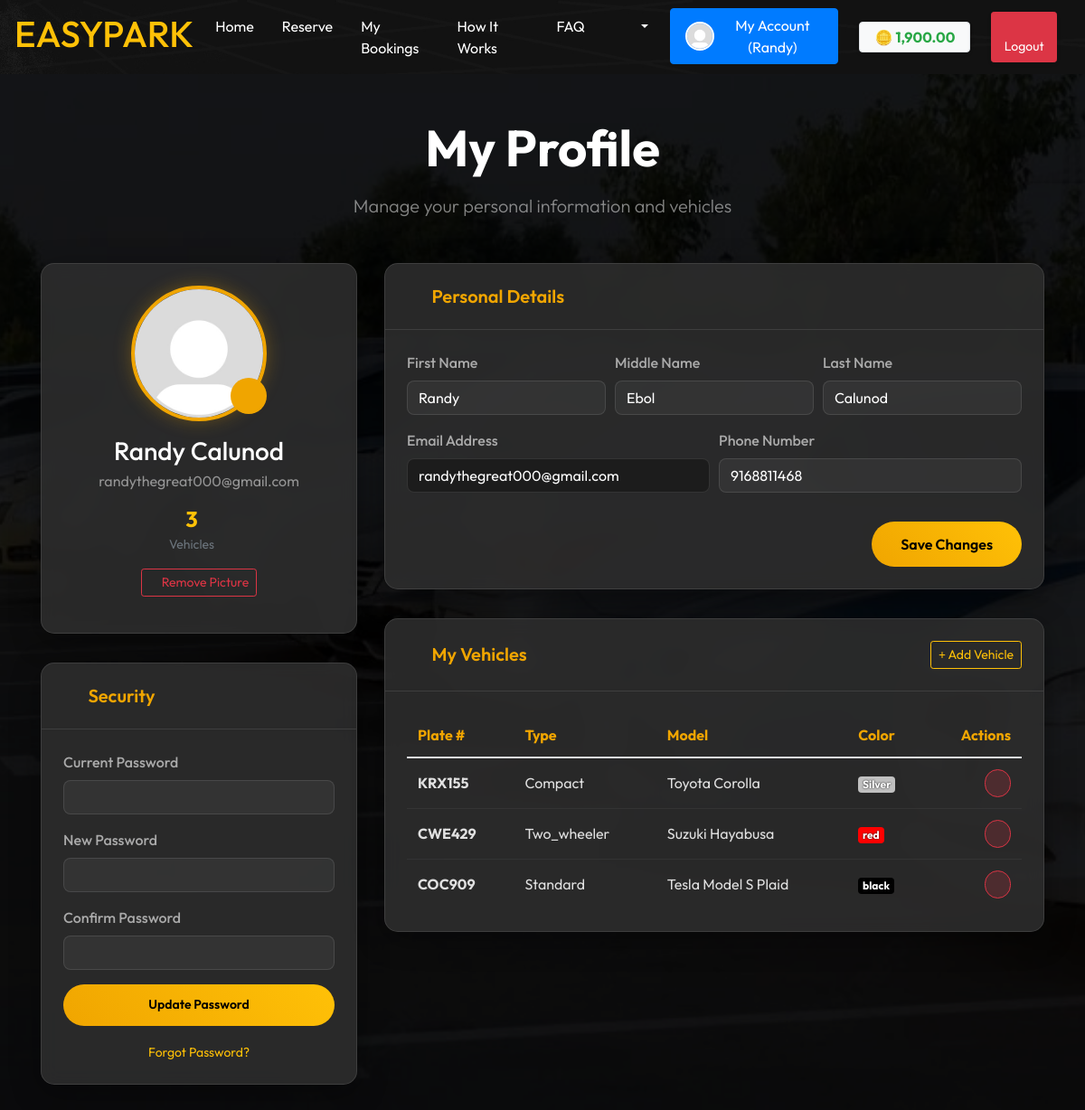
The app's page /profile.php (signed in) with its own data.
### tables this page shows
CREATE TABLE `users` (
  `user_id` int(11) NOT NULL,
  `first_name` varchar(50) NOT NULL,
  `middle_name` varchar(50) DEFAULT NULL,
  `last_name` varchar(50) NOT NULL,
  `email` varchar(100) NOT NULL,
  `password` varchar(255) NOT NULL,
  `phone` varchar(20) DEFAULT NULL,
  `user_type` enum('admin','staff','client') NOT NULL DEFAULT 'client',
  `security_word` varchar(255) NOT NULL,
  `created_at` timestamp NULL DEFAULT current_timestamp(),
  `updated_at` timestamp NULL DEFAULT NULL ON UPDATE current_timestamp(),
  `is_active` tinyint(1) NOT NULL DEFAULT 1,
  `image` varchar(255) DEFAULT 'default.jpg',
  `coins` decimal(10,2) NOT NULL DEFAULT 0.00
);

CREATE TABLE `vehicles` (
  `vehicle_id` int(11) NOT NULL,
  `user_id` int(11) NOT NULL,
  `plate_number` varchar(20) NOT NULL,
  `model_id` int(11) NOT NULL,
  `color` varchar(50) NOT NULL,
  `created_at` timestamp NULL DEFAULT current_timestamp(),
  `updated_at` timestamp NULL DEFAULT NULL ON UPDATE current_timestamp()
);

CREATE TABLE `Vehicle_Models` (
  `model_id` int(11) NOT NULL,
  `brand` varchar(50) NOT NULL,
  `model` varchar(50) NOT NULL,
  `type` enum('two_wheeler','compact','standard','large') NOT NULL
);

### profile.php (the view, shortened to what this page needs)
<?php
require_once 'includes/db.php';
$user_id = $_SESSION['user_id'];
?>
<?php
$stmt = $pdo->prepare('SELECT * FROM users WHERE user_id = ?');
$stmt->execute([$user_id]);
$userData = $stmt->fetch(PDO::FETCH_ASSOC);
$stmt = $pdo->prepare('SELECT v.*, vm.brand, vm.model, vm.type FROM vehicles v LEFT JOIN Vehicle_Models vm ON v.model_id = vm.model_id WHERE v.user_id = ?');
$stmt->execute([$user_id]);
$vehicles = $stmt->fetchAll(PDO::FETCH_ASSOC);
?>
<!DOCTYPE html>
<html lang="en">
<head>
  <link rel="stylesheet" href="css/bootstrap.min.css">
</head>
<body>
  <?php include 'includes/client_navbar.php'; ?>
  <div class="container pb-5 pt-5">
    <div class="text-center mb-5">
      <h1 class="display-4 font-weight-bold text-white mb-3">My Profile</h1>
      <p class="lead text-white-50">Manage your personal information and vehicles</p>
    </div>
    <div class="row">
      <div class="col-lg-4">
        <div class="custom-card text-center pb-3">
          <div class="card-body">
            <?php
            $profilePic = (!empty($userData['image']) && file_exists('images/' . $userData['image'])) ? 'images/' . $userData['image'] : 'images/default.jpg';
            ?>
            <div class="profile-pic-container mb-3">
              <img src="<?= htmlspecialchars($profilePic) ?>" alt="Profile" class="profile-pic" id="avatarPreview">
              <label for="profilePicInput" class="profile-pic-edit" title="Change Picture">
                <i class="fa fa-camera"></i>
              </label>
            </div>
            <h3 class="text-white mb-1"><?= htmlspecialchars($userData['first_name'] . ' ' . $userData['last_name']) ?>
            </h3>
            <p class="text-white-50 mb-3"><?= htmlspecialchars($userData['email']) ?></p>
            <div class="d-flex justify-content-center">
              <div class="mr-3">
                <span class="d-block font-weight-bold h4 text-warning mb-0"><?= count($vehicles) ?></span>
                <small class="text-muted">Vehicles</small>
              </div>
            </div>
            <?php if (!empty($userData['image']) && $userData['image'] !== 'default.jpg'): ?>
              <form method="POST" class="mt-3">
                <button type="submit" class="btn btn-sm btn-outline-danger"
                  onclick="return confirm('Delete profile picture?')">
                  <i class="fa fa-trash"></i> Remove Picture
                </button>
              </form>
            <?php endif; ?>
          </div>
        </div>
        <div class="custom-card">
          <div class="card-header">
            <h5 class="card-title"><i class="fa fa-shield mr-2"></i> Security</h5>
          </div>
          <div class="card-body">
            <form method="POST">
              <div class="form-group">
                <label>Current Password</label>
                <input type="password" name="current_password" class="form-control" required>
              </div>
              <div class="form-group">
                <label>New Password</label>
                <input type="password" name="new_password" class="form-control" required>
              </div>
              <div class="form-group">
                <label>Confirm Password</label>
                <input type="password" name="confirm_new_password" class="form-control" required>
              </div>
              <button type="submit" name="change_password" class="btn btn-custom btn-block btn-sm">
                Update Password
              </button>
            </form>
            <div class="text-center mt-3">
              <a href="#" class="text-warning small" data-toggle="modal" data-target="#forgotPasswordModal">Forgot
                Password?</a>
            </div>
          </div>
        </div>
      </div>
      <div class="col-lg-8">
        <div class="custom-card">
          <div class="card-header">
            <h5 class="card-title"><i class="fa fa-user mr-2"></i> Personal Details</h5>
          </div>
          <div class="card-body">
            <form method="POST">
              <div class="form-row">
                <div class="form-group col-md-4">
                  <label>First Name</label>
                  <input type="text" name="first_name" class="form-control"
                    value="<?= htmlspecialchars($userData['first_name']) ?>" required>
                </div>
                <div class="form-group col-md-4">
                  <label>Middle Name</label>
                  <input type="text" name="middle_name" class="form-control"
                    value="<?= htmlspecialchars($userData['middle_name']) ?>">
                </div>
                <div class="form-group col-md-4">
                  <label>Last Name</label>
                  <input type="text" name="last_name" class="form-control"
                    value="<?= htmlspecialchars($userData['last_name']) ?>" required>
                </div>
              </div>
              <div class="form-row">
                <div class="form-group col-md-6">
                  <label>Email Address</label>
                  <input type="email" class="form-control" value="<?= htmlspecialchars($userData['email']) ?>" readonly
                    title="Email cannot be changed">
                </div>
                <div class="form-group col-md-6">
                  <label>Phone Number</label>
                  <input type="text" name="phone" class="form-control"
                    value="<?= htmlspecialchars($userData['phone']) ?>">
                </div>
              </div>
              <div class="text-right mt-3">
                <button type="submit" name="update_profile" class="btn btn-custom">Save Changes</button>
              </div>
            </form>
          </div>
        </div>
        <div class="custom-card">
          <div class="card-header d-flex justify-content-between align-items-center">
            <h5 class="card-title"><i class="fa fa-car mr-2"></i> My Vehicles</h5>
            <button class="btn btn-sm btn-outline-warning" data-toggle="modal" data-target="#addVehicleModal">
              <i class="fa fa-plus"></i> Add Vehicle
            </button>
          </div>
          <div class="card-body">
            <?php if (count($vehicles) > 0): ?>
              <div class="table-responsive">
                <table class="table table-custom mb-0">
                  <thead>
                    <tr>
                      <th>Plate #</th>
                      <th>Type</th>
                      <th>Model</th>
                      <th>Color</th>
                      <th class="text-right">Actions</th>
                    </tr>
                  </thead>
                  <tbody>
                    <?php foreach ($vehicles as $v): ?>
                      <tr>
                        <td class="font-weight-bold"><?= htmlspecialchars($v['plate_number']) ?></td>
                        <td><?= htmlspecialchars(ucfirst($v['type'] ?? 'Standard')) ?></td>
                        <td><?= htmlspecialchars($v['brand'] . ' ' . $v['model']) ?></td>
                        <td>
                          <span class="badge badge-secondary"
                            style="background-color: <?= htmlspecialchars($v['color']) ?>; color: #fff; text-shadow: 0 0 2px #000;">
                            <?= htmlspecialchars($v['color']) ?>
                          </span>
                        </td>
                        <td class="text-right">
                          <a href="profile.php?delete_vehicle=<?= $v['vehicle_id'] ?>" class="btn btn-sm btn-danger-custom"
                            onclick="return confirm('Are you sure you want to delete this vehicle?')">
                            <i class="fa fa-trash"></i>
                          </a>
                        </td>
                      </tr>
                    <?php endforeach; ?>
                  </tbody>
                </table>
              </div>
            <?php endif; ?>
          </div>
        </div>
      </div>
    </div>
  </div>
</body>
</html>

### includes/client_navbar.php (shortened to what this page needs)
<?php
require_once __DIR__ . '/db.php';
$current_page = basename($_SERVER['PHP_SELF']);
$profilePic = 'images/default.jpg';
?>
<nav id="navbar" class="navbar navbar-expand-lg bg-image-dark navbar-dark sticky-top w-100 px-3">
    <a id="opp" class="navbar-brand" href="index.php">
        <h1 class="custom-size 75rem">EASYPARK</h1>
    </a>
    <div class="collapse navbar-collapse justify-content-end" id="collapsibleNavbar">
        <ul id="opp" class="navbar-nav">
            <li class="nav-item">
                <a class="nav-link <?= ($current_page == 'index.php') ? 'active' : '' ?>" href="index.php">Home</a>
            </li>
            <li class="nav-item">
                <a class="nav-link <?= ($current_page == 'reservations.php') ? 'active' : '' ?>"
                    href="reservations.php">Reserve</a>
            </li>
            <?php if (isset($_SESSION['user_id'])): ?>
                <li class="nav-item">
                    <a class="nav-link <?= ($current_page == 'bookings.php') ? 'active' : '' ?>" href="bookings.php">My
                        Bookings</a>
                </li>
            <?php endif; ?>
            <li class="nav-item">
                <a class="nav-link <?= ($current_page == 'how-it-works.php') ? 'active' : '' ?>"
                    href="how-it-works.php">How It Works</a>
            </li>
            <li class="nav-item">
                <a class="nav-link <?= ($current_page == 'faq.php') ? 'active' : '' ?>" href="faq.php">FAQ</a>
            </li>
            <?php if (isset($_SESSION['user_id'])): ?>
                <li class="nav-item dropdown mr-3">
                    <a class="nav-link dropdown-toggle position-relative" href="#" id="alertsDropdown" role="button"
                        data-toggle="dropdown" aria-haspopup="true" aria-expanded="false">
                        <i class="fas fa-bell fa-fw" style="font-size: 1.2rem;"></i>
                    </a>
                </li>
                <li class="nav-item">
                    <a class="btn btn-primary d-flex align-items-center" href="profile.php" id="accountButton"
                        style="padding: 0.375rem 1rem;">
                        <img src="<?= htmlspecialchars($profilePic) ?>" alt="Profile"
                            style="width:32px;height:32px;object-fit:cover;border-radius:50%;border:2px solid #fff;margin-right:8px;">
                        My Account (<?= htmlspecialchars($_SESSION['username'] ?? 'User') ?>)
                    </a>
                </li>
                <?php
                $coins = 0.00;
                if (isset($_SESSION['user_id']) && isset($pdo)) {
                    $stmt = $pdo->prepare('SELECT coins FROM users WHERE user_id = ?');
                    $stmt->execute([$_SESSION['user_id']]);
                    $coins = $stmt->fetchColumn() ?: 0.00;
                }
                $coinColor = ($coins >= 0) ? '#28a745' : '#dc3545';
                ?>
                <li class="nav-item d-flex align-items-center ml-2">
                    <a href="wallet.php" class="badge badge-light px-3 py-2 border shadow-sm"
                        style="font-size: 1rem; color: #333; font-weight: 700; text-decoration: none;">
                        🪙 <span style="color: <?= $coinColor ?>;"><?= number_format($coins, 2) ?></span>
                    </a>
                </li>
                <li class="nav-item d-flex align-items-center ml-2">
                    <a href="logout.php" class="btn btn-danger btn-sm shadow-sm" style="padding: 0.375rem 0.75rem;">
                        <i class="fas fa-sign-out-alt"></i> Logout
                    </a>
                </li>
            <?php else: ?>
                <li class="nav-item ml-2">
                    <a class="nav-link btn btn-primary px-4 text-white" href="login.php">Login/Sign Up</a>
                </li>
            <?php endif; ?>
        </ul>
    </div>
</nav>

### profile.php (style rules this page uses)
:root { --primary-color: #f0a500; --secondary-color: #1a1a1a; --text-color: #e0e0e0; --bg-overlay: rgba(30, 30, 30, 0.85); --card-bg: rgba(45, 45, 45, 0.9); }
body { font-family: 'Outfit', sans-serif; background: url('images/bg-car.jpg') no-repeat center center fixed; background-size: cover; color: var(--text-color); }
.navbar { background: rgba(0, 0, 0, 0.9) !important; backdrop-filter: blur(10px); }
.custom-card { background: var(--card-bg); border: 1px solid rgba(255, 255, 255, 0.1); border-radius: 15px; backdrop-filter: blur(10px); box-shadow: 0 8px 32px 0 rgba(0, 0, 0, 0.37); margin-bottom: 2rem; transition: transform 0.3s ease; }
.card-header { background: transparent; border-bottom: 1px solid rgba(255, 255, 255, 0.1); padding: 1.5rem; }
.card-title { margin: 0; font-weight: 600; color: var(--primary-color); }
.card-body { padding: 1.5rem; }
.profile-pic-container { position: relative; width: 150px; height: 150px; margin: 0 auto; }
.profile-pic { width: 100%; height: 100%; object-fit: cover; border-radius: 50%; border: 4px solid var(--primary-color); box-shadow: 0 0 20px rgba(240, 165, 0, 0.3); transition: all 0.3s ease; }
.profile-pic-edit { position: absolute; bottom: 0; right: 0; background: var(--primary-color); color: #000; width: 40px; height: 40px; border-radius: 50%; display: flex; align-items: center; justify-content: center; cursor: pointer; transition: all 0.3s ease; }
.form-control { background: rgba(255, 255, 255, 0.05); border: 1px solid rgba(255, 255, 255, 0.1); color: #fff; border-radius: 8px; }
.form-control:disabled, .form-control[readonly] { background: rgba(0, 0, 0, 0.3); }
label { font-weight: 500; color: #aaa; margin-bottom: 0.5rem; }
.btn-custom { background: linear-gradient(45deg, var(--primary-color), #ffc107); border: none; color: #000; font-weight: 600; padding: 0.8rem 2rem; border-radius: 30px; transition: all 0.3s ease; }
.btn-danger-custom { background: rgba(220, 53, 69, 0.2); border: 1px solid #dc3545; color: #dc3545; border-radius: 30px; }
.table-custom { color: #e0e0e0; }
.table-custom th { border-top: none; border-bottom: 2px solid rgba(255, 255, 255, 0.1); color: var(--primary-color); }
.table-custom td { border-top: 1px solid rgba(255, 255, 255, 0.05); vertical-align: middle; }

### includes/client_navbar.php (style rules this page uses)
#navbar { position: sticky; top: 0; z-index: 1030; background-color: rgba(0, 0, 0, 0.3); --nav-image-opacity: 1; }
#navbar::before { content: ""; position: absolute; top: 0; left: 0; width: 100%; height: 100%; z-index: -1; background-image: url('images/nav-bg.jpg'); background-size: cover; background-position: top center; background-repeat: no-repeat; opacity: var(--nav-image-opacity); transition: opacity 0.1s linear; pointer-events: none; }
.navbar-dark .navbar-brand, .navbar-dark .navbar-nav .nav-link { color: #fff; }
.navbar-nav .nav-item { margin-right: 15px; }
.custom-size { color: #ffc107; transition: text-shadow 0.3s ease-in-out, color 0.3s ease-in-out; }

### records on screen
users: coins "1,900.00", first_name+last_name "Randy Calunod", email "randythegreat000@gmail.com", first_name "Randy", middle_name "Ebol", last_name "Calunod", phone "9168811468"
vehicles: plate_number "KRX155", model.type "Compact", model.model "Toyota Corolla", color "Silver"
vehicles: plate_number "CWE429", model.type "Two_wheeler", model.model "Suzuki Hayabusa", color "red"
vehicles: plate_number "COC909", model.type "Standard", model.model "Tesla Model S Plaid", color "black"

### other values on screen
$_SESSION['username'] "Randy"
count($vehicles) "3"
